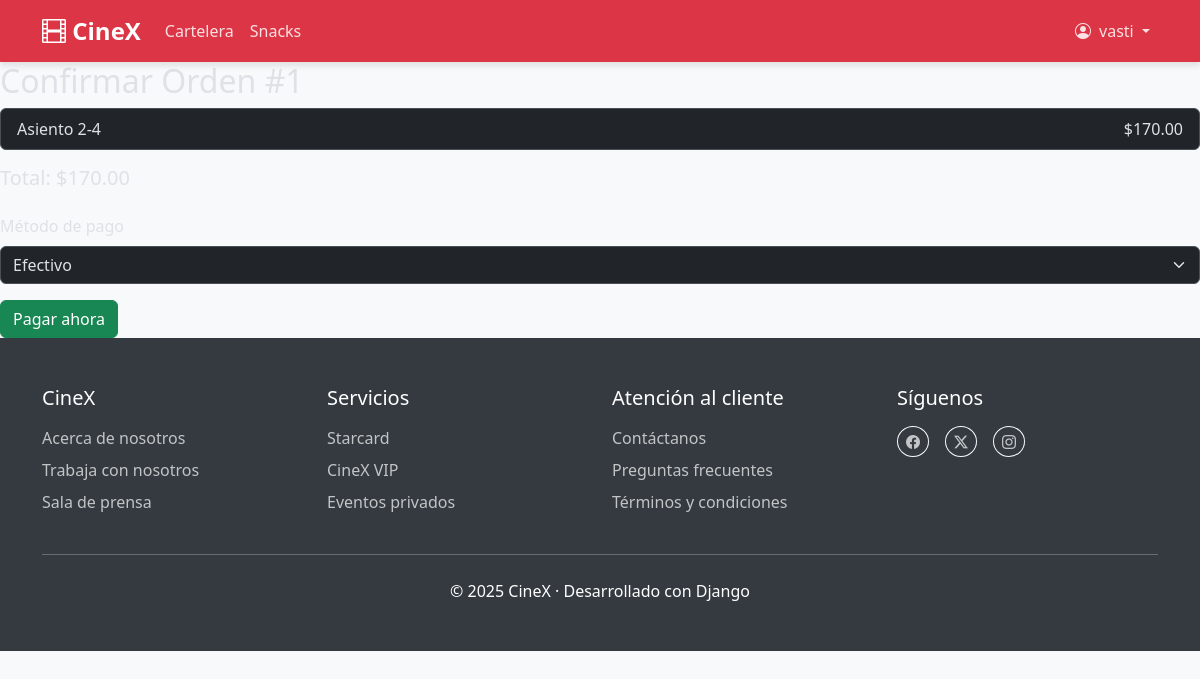
The page /order/1/confirm/ (signed in) on the database its author committed.
### cinema/models.py (models this page shows, shortened)
class OrderTicket(models.Model):
    order   = models.ForeignKey(Order, on_delete=models.CASCADE, related_name='order_tickets')
    ticket  = models.OneToOneField(Ticket, on_delete=models.CASCADE)  # un ticket sólo puede pertenecer a una orden

class TimeStampedModel(models.Model):
    created = models.DateTimeField(auto_now_add=True)
    updated = models.DateTimeField(auto_now=True)
    class Meta:
        abstract = True
        ordering = ('-created',)

class Ticket(TimeStampedModel):
    showtime      = models.ForeignKey(Showtime, on_delete=models.PROTECT, related_name='tickets')
    seat          = models.ForeignKey(Seat, on_delete=models.PROTECT)
    customer      = models.ForeignKey(Customer, on_delete=models.SET_NULL, null=True, blank=True, related_name='tickets')
    status        = models.CharField(max_length=3, choices=ReservationStatus.choices, default=ReservationStatus.RESERVED)
    price         = models.DecimalField(max_digits=6, decimal_places=2)
    qr_code       = models.ImageField(upload_to='tickets/qr/', blank=True)  # opcional
    class Meta:
        unique_together = (('showtime', 'seat'),)  # evita doble venta
        ordering = ('showtime', 'seat')

class Seat(models.Model):
    auditorium    = models.ForeignKey(Auditorium, on_delete=models.CASCADE, related_name='seats')
    row           = models.PositiveSmallIntegerField()
    col           = models.PositiveSmallIntegerField()
    seat_type     = models.CharField(max_length=20, default='standard')  # ej. VIP, 4DX…
    class Meta:
        unique_together = (('auditorium', 'row', 'col'),)
        ordering = ('row', 'col')

class Order(TimeStampedModel):
    customer      = models.ForeignKey(Customer, on_delete=models.SET_NULL, null=True, related_name='orders')
    payment_method= models.CharField(max_length=3, choices=PaymentMethod.choices)
    total_amount  = models.DecimalField(max_digits=8, decimal_places=2)
    paid_at       = models.DateTimeField(null=True, blank=True)
    class Status(models.TextChoices):
        PENDING  = 'PEN', 'Pendiente'
        PAID     = 'PAI', 'Pagada'
        CANCELED = 'CAN', 'Cancelada'
    status        = models.CharField(max_length=3, choices=Status.choices, default=Status.PENDING)

### cinema/views.py (the view, shortened to what this page needs)
# urls.py: path('order/<int:order_id>/confirm/',OrderConfirmView.as_view(),name='order_confirm'),
class OrderConfirmView(LoginRequiredMixin, View):
    login_url = 'login'
    template_name = 'order_confirm.html'
    def get(self, request, order_id):
        order = get_object_or_404(Order, id=order_id, customer=request.user.customer)
        return render(request, self.template_name, {
            'order': order,
            'payment_choices': PaymentMethod.choices
        })

### cinema/templates/order_confirm.html (shortened to what this page needs)
{% extends "baseHome.html" %}
{% block content %}
 <h2>Confirmar Orden #{{ order.id }}</h2>
 <ul class="list-group mb-3">
   {% for ot in order.order_tickets.all %}
     <li class="list-group-item d-flex justify-content-between">
       Asiento {{ ot.ticket.seat.row }}-{{ ot.ticket.seat.col }}
       <span>${{ ot.ticket.price }}</span>
     </li>
   {% endfor %}
 </ul>
 <p class="h5">Total: ${{ order.total_amount }}</p>
 <form method="post" class="mt-4">
   <div class="mb-3">
     <label for="payment_method" class="form-label">Método de pago</label>
     <select name="payment_method" id="payment_method" class="form-select">
       {% for code,label in payment_choices %}
         <option value="{{ code }}">{{ label }}</option>
       {% endfor %}
     </select>
   </div>
   <button type="submit" class="btn btn-success">Pagar ahora</button>
 </form>
{% endblock %}

### templates/baseHome.html (shortened to what this page needs)
{% load static %}
<!DOCTYPE html>
<html lang="es" data-bs-theme="dark">
<head>
    <link href="https://cdn.jsdelivr.net/npm/bootstrap@5.3.3/dist/css/bootstrap.min.css" rel="stylesheet">
    <link href="https://cdn.jsdelivr.net/npm/bootstrap-icons@1.11.3/font/bootstrap-icons.css" rel="stylesheet">
</head>
<body>
    <nav class="navbar navbar-expand-lg navbar-dark navbar-cinex">
        <div class="container">
            <a class="navbar-brand" href="{% url 'home' %}">
                <i class="bi bi-film"></i> CineX
            </a>
            <div class="collapse navbar-collapse" id="navbarCineX">
                <ul class="navbar-nav me-auto mb-2 mb-lg-0">
                    <li class="nav-item">
                        <a class="nav-link{% if request.resolver_match.url_name == 'home' %} active{% endif %}"
                           href="{% url 'home' %}">Cartelera</a>
                    </li>
                     <li class="nav-item">
           <a class="nav-link{% if request.resolver_match.url_name == 'snack_list' %} active{% endif %}" href="{% url 'snack_list' %}"> Snacks</a>
         </li>
                </ul>
                <ul class="navbar-nav">
                    {% if user.is_authenticated %}
                    <li class="nav-item dropdown">
                        <a class="nav-link dropdown-toggle" href="#" id="userDropdown" role="button"
                           data-bs-toggle="dropdown" aria-expanded="false">
                            <i class="bi bi-person-circle me-1"></i>
                            {{ user.get_short_name|default:user.username }}
                        </a>
                    </li>
                    {% else %}
                    <li class="nav-item">
                        <a class="nav-link btn btn-cinex px-3" href="{% url 'login' %}">
                            <i class="bi bi-box-arrow-in-right me-1"></i> Iniciar sesión
                        </a>
                    </li>
                    {% endif %}
                </ul>
            </div>
        </div>
    </nav>
    <main>
        {% block content %}{% endblock %}
    </main>
    <footer class="footer-cinex">
        <div class="container">
            <div class="row">
                <div class="col-md-3 mb-4 mb-md-0">
                    <h5 class="mb-3">CineX</h5>
                    <ul class="list-unstyled">
                        <li class="mb-2"><a href="#">Acerca de nosotros</a></li>
                        <li class="mb-2"><a href="#">Trabaja con nosotros</a></li>
                        <li class="mb-2"><a href="#">Sala de prensa</a></li>
                    </ul>
                </div>
                <div class="col-md-3 mb-4 mb-md-0">
                    <h5 class="mb-3">Servicios</h5>
                    <ul class="list-unstyled">
                        <li class="mb-2"><a href="#">Starcard</a></li>
                        <li class="mb-2"><a href="#">CineX VIP</a></li>
                        <li class="mb-2"><a href="#">Eventos privados</a></li>
                    </ul>
                </div>
                <div class="col-md-3 mb-4 mb-md-0">
                    <h5 class="mb-3">Atención al cliente</h5>
                    <ul class="list-unstyled">
                        <li class="mb-2"><a href="#">Contáctanos</a></li>
                        <li class="mb-2"><a href="#">Preguntas frecuentes</a></li>
                        <li class="mb-2"><a href="#">Términos y condiciones</a></li>
                    </ul>
                </div>
                <div class="col-md-3">
                    <h5 class="mb-3">Síguenos</h5>
                    <div class="d-flex gap-3">
                        <a href="#" class="btn btn-outline-light btn-sm rounded-circle">
                            <i class="bi bi-facebook"></i>
                        </a>
                        <a href="#" class="btn btn-outline-light btn-sm rounded-circle">
                            <i class="bi bi-twitter-x"></i>
                        </a>
                        <a
                         class="btn btn-outline-light btn-sm rounded-circle">
                            <i class="bi bi-instagram"></i>
                        </a>
                    </div>
                </div>
            </div>
            <hr class="my-4 bg-secondary">
            <div class="text-center">
                <p class="mb-0">© {% now "Y" %} CineX · Desarrollado con Django</p>
            </div>
        </div>
    </footer>
</body>
</html>

### rows shown on the page
OrderTicket: ticket.seat.row "2", ticket.seat.col "4", ticket.price "170.00"
Order: total_amount "170.00"

### other values the page prints
{{ user.get_short_name|default:user.username }} "vasti"
form field payment_method "Efectivo"
